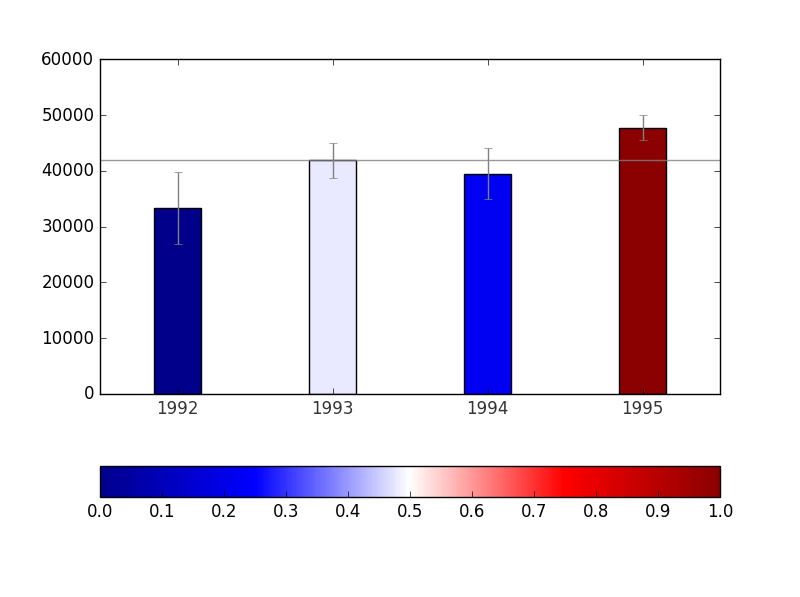

Recreate this plot in Python.
#!/usr/bin/python
# -*- coding:utf-8 -*-

# Assignment 3 - Building a Custom Visualization
# In this assignment you must choose one of the options presented below and submit a visual as well as your source code
# for peer grading. The details of how you solve the assignment are up to you, although your assignment
# must use matplotlib so that your peers can evaluate your work. The options differ in challenge level,
# but there are no grades associated with the challenge level you chose. However, your peers will be
# asked to ensure you at least met a minimum quality for a given technique in order to pass. Implement
# the technique fully (or exceed it!) and you should be able to earn full grades for the assignment.
#
#   Ferreira, N., Fisher, D., & Konig, A. C. (2014, April).
#   Sample-oriented task-driven visualizations: allowing users to make better, more confident decisions.
#   In Proceedings of the SIGCHI Conference on Human Factors in Computing Systems (pp. 571-580). ACM. (video)
#
# In this paper the authors describe the challenges users face when trying to make judgements about
# probabilistic data generated through samples. As an example, they look at a bar chart of
# four years of data (replicated below in Figure 1). Each year has a y-axis value,
# which is derived from a sample of a larger dataset. For instance,
# the first value might be the number votes in a given district or riding for 1992,
# with the average being around 33,000. On top of this is plotted the 95% confidence interval for the mean
# (see the boxplot lectures for more information, and the yerr parameter of barcharts).
#
# A challenge that users face is that, for a given y-axis value (e.g. 42,000),
# it is difficult to know which x-axis values are most likely to be representative,
# because the confidence levels overlap and their distributions are different
# (the lengths of the confidence interval bars are unequal).
# One of the solutions the authors propose for this problem (Figure 2c)
# is to allow users to indicate the y-axis value of interest (e.g. 42,000) and then draw a horizontal line
# and color bars based on this value. So bars might be colored red if they are definitely above
# this value (given the confidence interval), blue if they are definitely below this value,
# or white if they contain this value.
#
# Easiest option: Implement the bar coloring as described above - a color scale with only three colors,
# (e.g. blue, white, and red). Assume the user provides the y axis value of interest as a parameter or variable.
# 1) Harder option: Implement the bar coloring as described in the paper, where the color of the bar is
# actually based on the amount of data covered (e.g. a gradient ranging from dark blue for the distribution
# being certainly below this y-axis, to white if the value is certainly contained, to dark red if the value
# is certainly not contained as the distribution is above the axis).
# 2) Even Harder option: Add interactivity to the above, which allows the user to click on the
# y axis to set the value of interest. The bar colors should change with respect to what value the user has selected.
# 3) Hardest option: Allow the user to interactively set a range of y values they are interested in,
# and recolor based on this (e.g. a y-axis band, see the paper for more details).
#
# Note: The data given for this assignment is not the same as the data used in the article
# and as a result the visualizations may look a little different.
import matplotlib.pyplot as plt
import pandas as pd
import numpy as np
from scipy import stats
import matplotlib.colors as mcol
import matplotlib.cm as cm

np.random.seed(12345)

# 正态分布
# loc : float or array_like of floats. Mean (“centre”) of the distribution. 均值
# scale : float or array_like of floats. Standard deviation (spread or “width”) of the distribution. 标准差
# size : int or tuple of ints, optional. Output shape.
# 可以看到, 其mu值是不知道的
df = pd.DataFrame([np.random.normal(32000, 200000, 3650),
                   np.random.normal(43000, 100000, 3650),
                   np.random.normal(43500, 140000, 3650),
                   np.random.normal(48000, 70000, 3650)],
                  index=[1992, 1993, 1994, 1995])

# 数据
threshold = 42000
n = df.shape[1]  # 3650列

mean = df.mean(axis=1)  # 依照行, 求列(axis=1)的均值. 由于数据带有随机性, 所以不完全等于使用np.random.normal的参数值
print('\nmean:')
print(mean)

std = df.std(axis=1)
print('\nstd:')
print(std)

yerr = -1 * std / np.sqrt(n) * stats.t.ppf(0.05 / 2, n - 1)  # 参见本目录下的公式截图 -> 这个得出来是负数, 所以除以-1
print('\nyerr:')
print(yerr)

# 颜色渐变 (百分比)
percentages = []
for m, y in zip(mean, yerr):
    highest = m + y
    lowest = m - y
    # 这个是自己总结出来的式子, 就是说
    percentage = 1 - ((threshold - lowest) / (highest - lowest))
    # 这里是处理肯定超过或者低过的情况
    if percentage > 1:
        percentage = 1
    if percentage < 0:
        percentage = 0
    percentages.append(percentage)

print('\npercentages:')
print(percentages)  # [0, 0.79153005817114697, 0.44438436907669399, 1]

# 颜色列表
cmap = mcol.LinearSegmentedColormap.from_list('myColors', ['darkblue', 'blue', 'white', 'red', 'darkred'])  # 渐变
cpick = cm.ScalarMappable(cmap=cmap)
cpick.set_array([])

# 显示数据
plt.bar(range(df.shape[0]), mean, width=0.3,
        yerr=yerr.values, ecolor='grey',
        color=cpick.to_rgba(percentages),
        align="center")
plt.axhline(y=threshold, color='grey', alpha=0.8)
plt.colorbar(cpick, orientation='horizontal')
plt.xticks(range(df.shape[0]), df.index, alpha=0.8)
plt.show()
